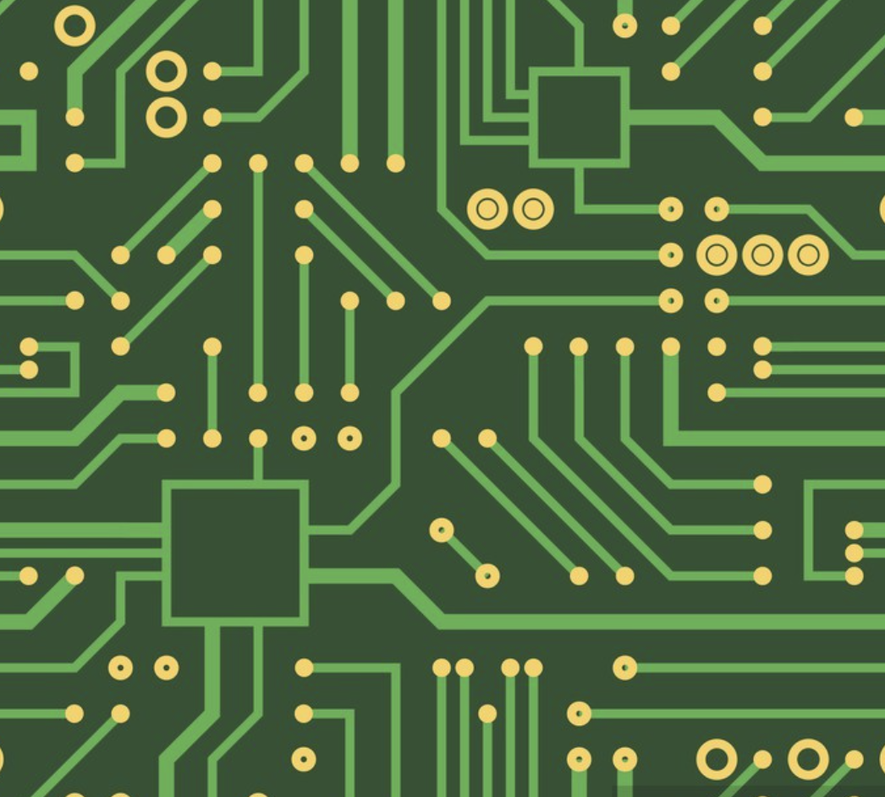
#> input picture cir.png, 885 x 797 px, shrunk from 1046 x 942 before the run
$ python houghC.py
#> lines starting #> are read from the running program, lines starting #| are printed output that depends on the picture; after the words box and inside, x2 and y2 are one past the last pixel; in counts of white or black regions, pixels touching at a corner belong together
#import matplotlib.pylab as plt
import cv2
import numpy as np

img = cv2.imread("cir.png")
#> img is the input picture: shape (797, 885, 3); mean B, G, R 62.9, 103.7, 75.6
output = img.copy()
gray = cv2.cvtColor(img, cv2.COLOR_BGR2GRAY)
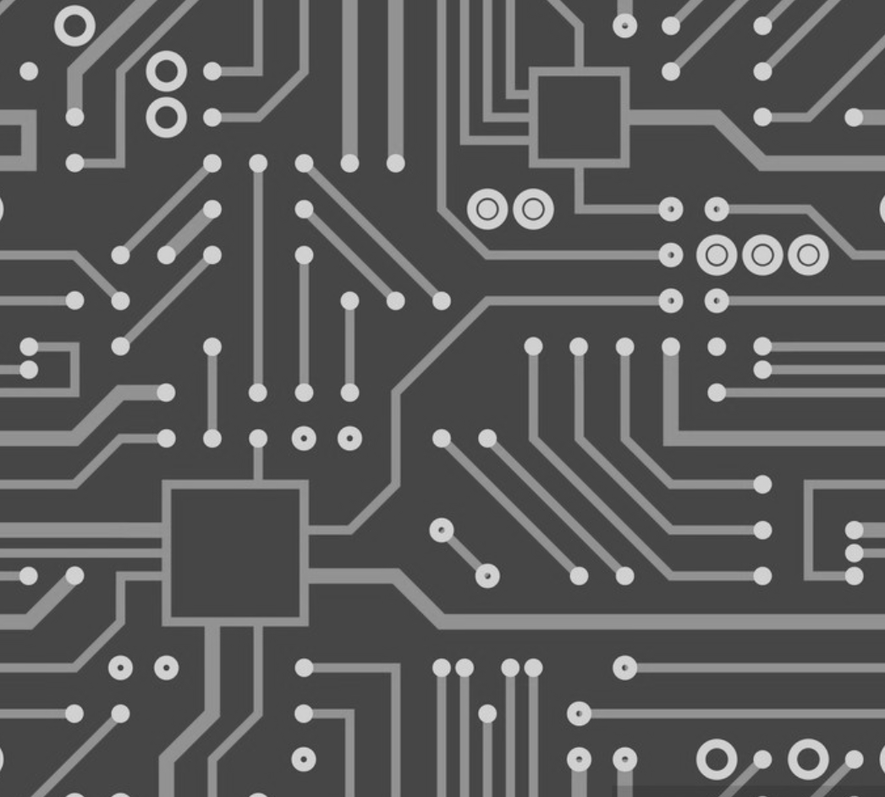
#> gray: shape (797, 885); min 52, max 224, mean 90.7
gray = cv2.medianBlur(gray,5)
circles = cv2.HoughCircles(gray, cv2.HOUGH_GRADIENT, 1, 10,
                           param1=50, param2=30, minRadius=0, maxRadius=50)
#> circles = 77 rows, first 8: [74.5, 25.5, 20.8], [807.5, 254.5, 20.8], [166.5, 116.5, 20.2], [716.5, 208.5, 12.4], [762.5, 254.5, 8.8], [716.5, 254.5, 8.8], [762.5, 116.5, 8.8], [74.5, 162.5, 9.1]
detected_circle = np.uint16(np.around(circles))
#> detected_circle = 77 rows, first 8: [74, 26, 21], [808, 254, 21], [166, 116, 20], [716, 208, 12], [762, 254, 9], [716, 254, 9], [762, 116, 9], [74, 162, 9]
for (x,y,r) in detected_circle[0,:]:
    cv2.circle(output, (x,y), r, (0, 0, 255), 3)
    cv2.circle(output, (x,y), 2, (0, 0, 255), 1)
#> this loop made 77 passes
#> (x, y, r) on passes 1 to 12: (74, 26, 21), (808, 254, 21), (166, 116, 20), (716, 208, 12), (762, 254, 9), (716, 254, 9), (762, 116, 9), (74, 162, 9), (28, 346, 9), (28, 370, 9), (716, 758, 12), (530, 206, 16)
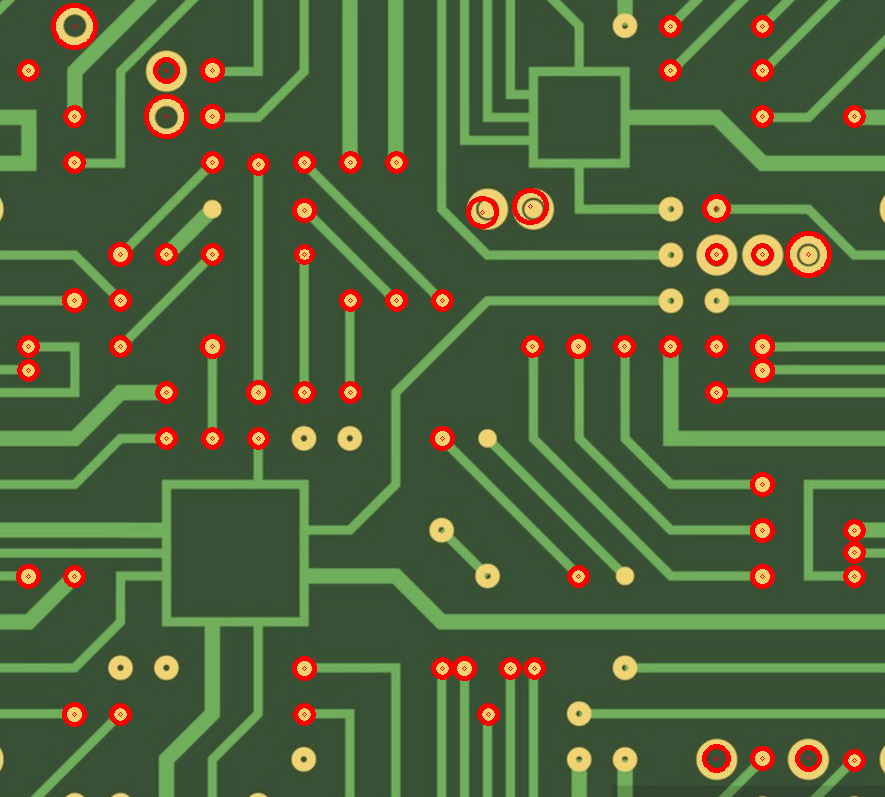
#> output: shape (797, 885, 3); 3.48% of pixels changed, all inside (x1, y1, x2, y2) = (16, 3, 866, 773)

cv2.imshow("Circle",output)
cv2.waitKey(0)
cv2.destroyAllWindows()
#plt.imshow(cv2.cvtColor(output, cv2.COLOR_BGR2RGB))
